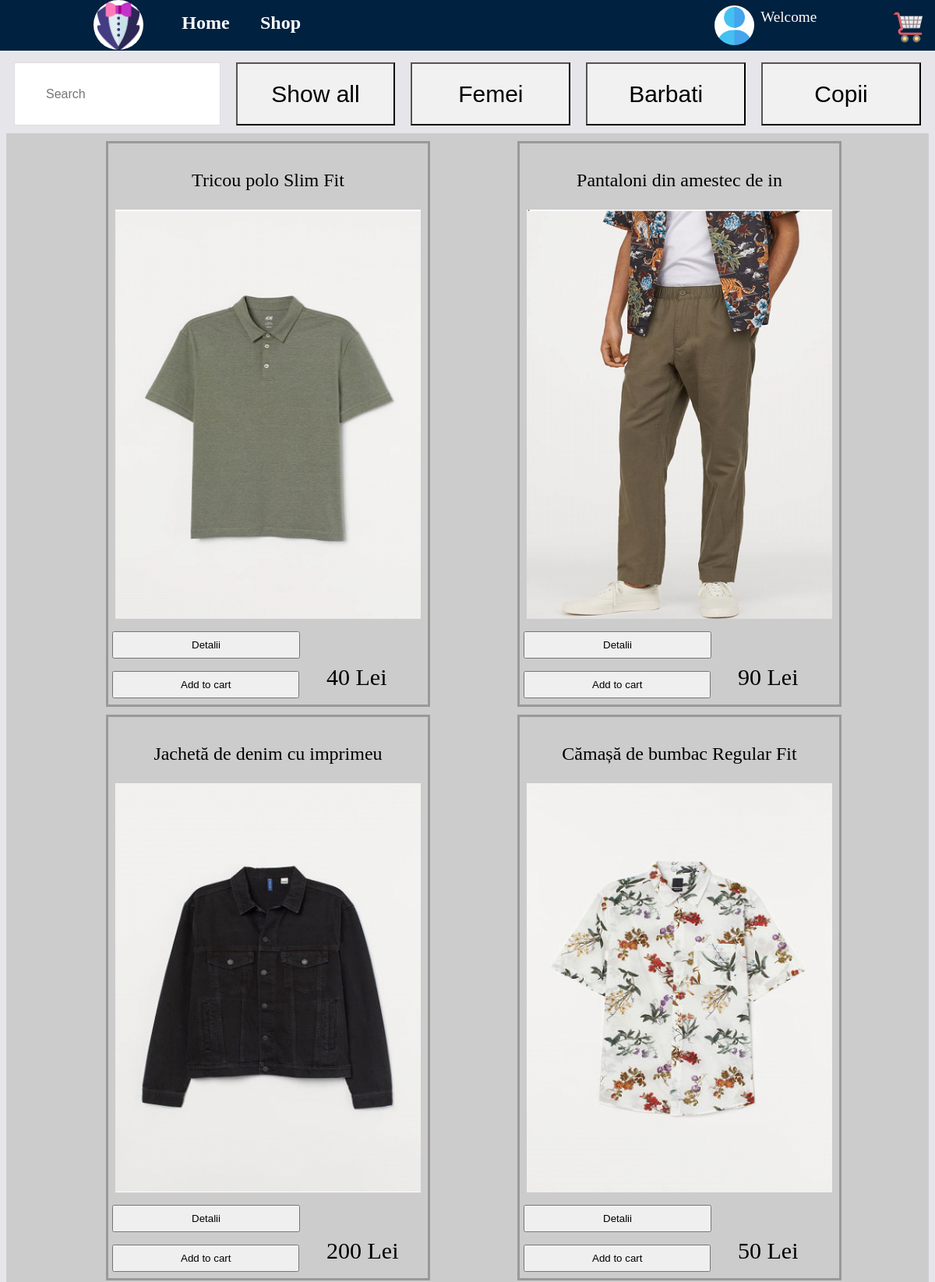
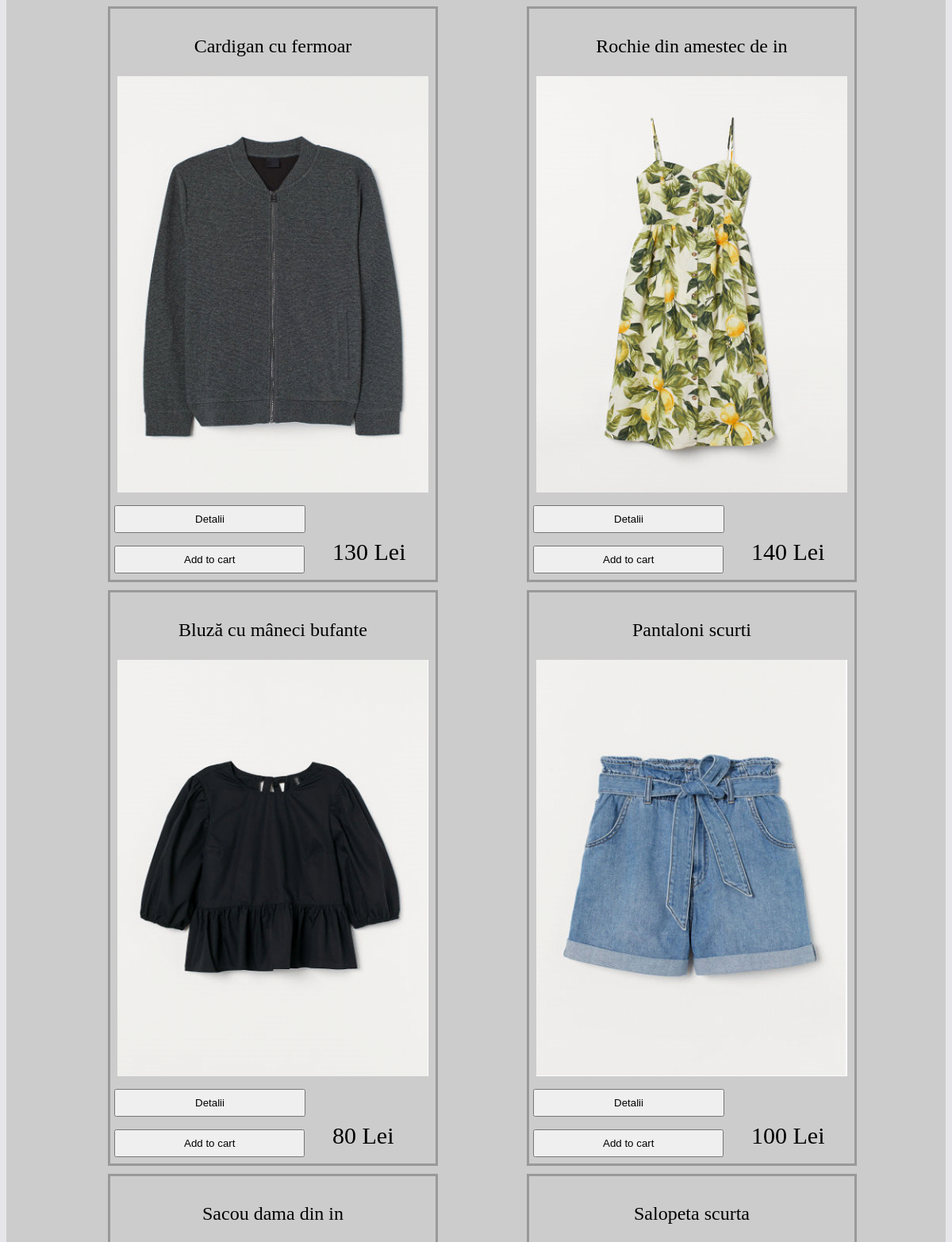
The page /shop.php (upper part) on the database its author committed (2 pictures, top to bottom).
### tables this page shows
CREATE TABLE `products` (
  `id` int(32) NOT NULL,
  `denumire` varchar(50) NOT NULL,
  `descriere` varchar(400) NOT NULL,
  `compozitie` varchar(100) NOT NULL,
  `categorie` varchar(30) NOT NULL,
  `pret` int(10) NOT NULL
);

### shop.php (the view, shortened to what this page needs)
<!DOCTYPE html>
<?php
$mysql = new mysqli (
	'localhost',
	'root',
	'',
	'shop'
	);
?>
<html>
	<head lang="en">
		<link href="style_menu.css" rel="stylesheet">
		<link href="style_shop.css" rel="stylesheet">
		<link href="style_footer.css" rel="stylesheet">
		<link href="style_mybutton.css" rel="stylesheet">
	</head>
	<body>
        <?php
		include ('menu.php')
		?>
		<div class="main">
        <div class="filter" id="myBtnContainer">
          <input class="searchbox" type="text" id="myInput" onkeyup="myFunction()" placeholder="Search" title="Type in a name">
          <button class="btn active" onclick="filterSelection('all')"> Show all</button>
          <button class="btn" onclick="filterSelection('Femei')"> Femei</button>
          <button class="btn" onclick="filterSelection('Barbati')"> Barbati</button>
          <button class="btn" onclick="filterSelection('Copii')"> Copii</button>
        </div>
		<div class="wrapper2" id="wrapper2">
                <?php
                if (!($rez = $mysql->query ('select id,denumire,pret,categorie from products'))) {
                    die ('A survenit o eroare la interogare');
                }
                while ($inreg = $rez->fetch_assoc()) {
                    echo('<li class="box '.$inreg['categorie'].'" id="box">
                        <p class="nume_prod">'.$inreg['denumire'].'</p>
                        <img class="prod_img" src="img/Products/'.$inreg['id'].'.png" alt="">
                        <form action="details.php" method="post"><input class="f_input1" type="text" name="prd" id="prd" value="'.$inreg['id'].'" size="30" >
                        </p>
                        <p><input class="button1" type="submit" value="Detalii"/></p>
                        </form>
                        <form action="shop.php" method="post"><input class="f_input1" type="text" name="prd" id="prd" value="'.$inreg['id'].'" size="30" >
                        </p>
                        <p><input class="button2" type="submit" value="Add to cart"/></p>
                        </form>
                        <div class="pret">'.$inreg['pret'].' Lei</div>
                        </li>
                        ');
                }
                ?>
            </div>
		</div>
	</body>
</html>

### menu.php (shortened to what this page needs)
<?php
	if (!isset($_COOKIE['user_fName']) || empty($_COOKIE['user_fName'])) {
		$name = "Welcome";
	}else{
		$name = "Hi, ". $_COOKIE['user_fName'];
	}
?>
<!DOCTYPE html>
<html  lang="en">
	<head>
	</head>
	<body>
		<div class="parent">
			<div class="navbar">
				<a href="index.php"> <div class = "logo">  </div> </a>
				<div class="menus">
					<div class="menu">
						<a href="index.php"> <div class="linkMenu"> <p> Home  </p> </div> </a>
						<a href="shop.php"> <div class="linkMenu"> <p> Shop </p> </div> </a>
				</div>
				</div>
				<div class="user">
					<form method="post">
						<div class="logoUser">
						</div>
						<div class="text"> <?= $name ?> </div>
					</form>
					<a href="bag.php"><div class="bag"></div></a>
				</div>
			</div>
		</div>
	</body>
</html>

### style_menu.css (style rules this page uses)
html { background-color: #E6E6EA; }
.parent { position: fixed; top:0; left: 0; margin:auto; width: 100%; z-index: 1; background-color: #00213f; }
.navbar { justify-content:center; align-items: center; width: 90%; height: 65px; margin-left: 10%; min-width: 22.5rem; }
.logo { border-radius: 100px; float: left; width: 64px; height: 64px; background-image: url(img/logo.png); background-repeat: no-repeat; background-position: left; background-size: 62px; background-position-x: 0.05rem; background-position-y: 0.2rem; background-color: white; }
.user { justify-content: center; align-items: center; position: relative; max-height: 65px; float: right; margin-right: 1%; }
.logoUser { background-image: url(img/userlogo.png); background-repeat: no-repeat; background-position: left; background-size: 51px; background-position-y: 0.1rem; float: left; height: 51px; width: 51px; margin-top: 7px; border-radius: 100px; background-color: white; }
.text { color: white; float: left; max-width: 8.5rem; max-height: 2.7rem; font-size: 1.2rem; margin-top: 0.7rem; margin-left: 0.5rem; overflow-y: hidden; overflow-wrap: break-word; }
.bag { background-image: url(img/cart.png); background-repeat: no-repeat; background-position: left; background-position-x: 0.2rem; background-position-y: 0.3rem; background-size: 40px; height: 48px; width: 48px; margin-top: 10px; border-radius: 100px; float: right; margin-left: 1rem; }
@media (min-width: 730px) { .user { min-width: 17rem; } }
@media (min-width: 730px) { .menu { width: 12.5rem; align-items: center; justify-content: center; margin-left: 2rem; float: left; } }
@media (min-width: 730px) { .linkMenu { float: left; height: 65px; width: 6rem; color: white; font-size: 24px; font-weight: bold; text-decoration: none; text-align: center; } }
@media (min-width: 730px) { .linkMenu p { margin: 0; margin-top: 1rem; } }

### style_shop.css (style rules this page uses)
.searchbox { background-position: 10px 12px; background-repeat: no-repeat; width: 20%; font-size: 16px; padding: 12px 20px 12px 40px; border: 1px solid #ddd; margin: 10px; }
.filter { margin-top: 70px; display: flex; flex-wrap: nowrap; }
.btn { background-color: #f1f1f1; width: 20%; margin: 10px; text-align: center; line-height: 75px; font-size: 30px; }
.wrapper2 { display: grid; justify-content: space-evenly; grid-template-columns: 400px 400px; grid-gap: 10px; background-color: #CCCCCC; padding: 10px; overflow: hidden; }
.show { display: block !important; }
.box { display: none; width:400px; height:700px; border: 3px solid #999999; padding: 10px 5px; }
.prod_img { display: block; margin-left: 1%; margin-right: 1%; width: 98%; height: 75%; }
.button1 { padding: 8px 100px; }
.button2 { padding: 8px 86px; }
.nume_prod { text-align: center; font-size: 24px; text-decoration: none; }
.pret { font-size: 30px; position: relative; left: 275px; bottom:60px; }

### rows shown on the page
products: denumire "Tricou polo Slim Fit", shows a picture, pret "40"
products: denumire "Pantaloni din amestec de in", shows a picture, pret "90"
products: denumire "Jachetă de denim cu imprimeu", shows a picture, pret "200"
products: denumire "Cămașă de bumbac Regular Fit", shows a picture, pret "50"
products: denumire "Cardigan cu fermoar", shows a picture, pret "130"
products: denumire "Rochie din amestec de in", shows a picture, pret "140"
products: denumire "Bluză cu mâneci bufante", shows a picture, pret "80"
products: denumire "Pantaloni scurti", shows a picture, pret "100"
products: denumire "Sacou dama din in"
products: denumire "Salopeta scurta"

### other values the page prints
$name "Welcome"
